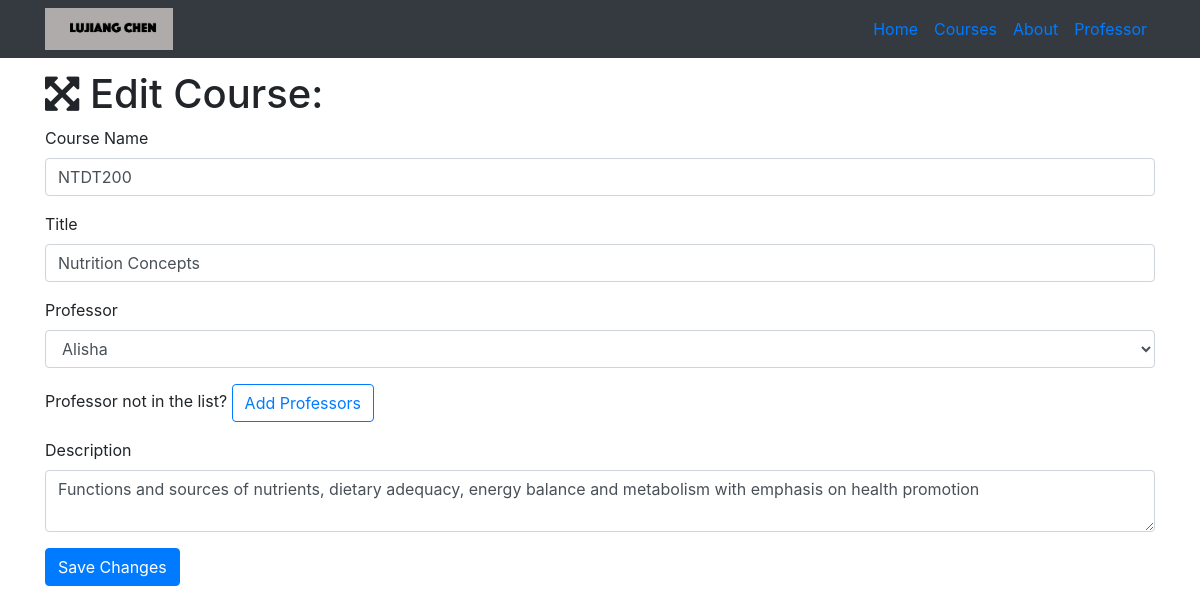
Before: /course/edit/3 with the older database file.
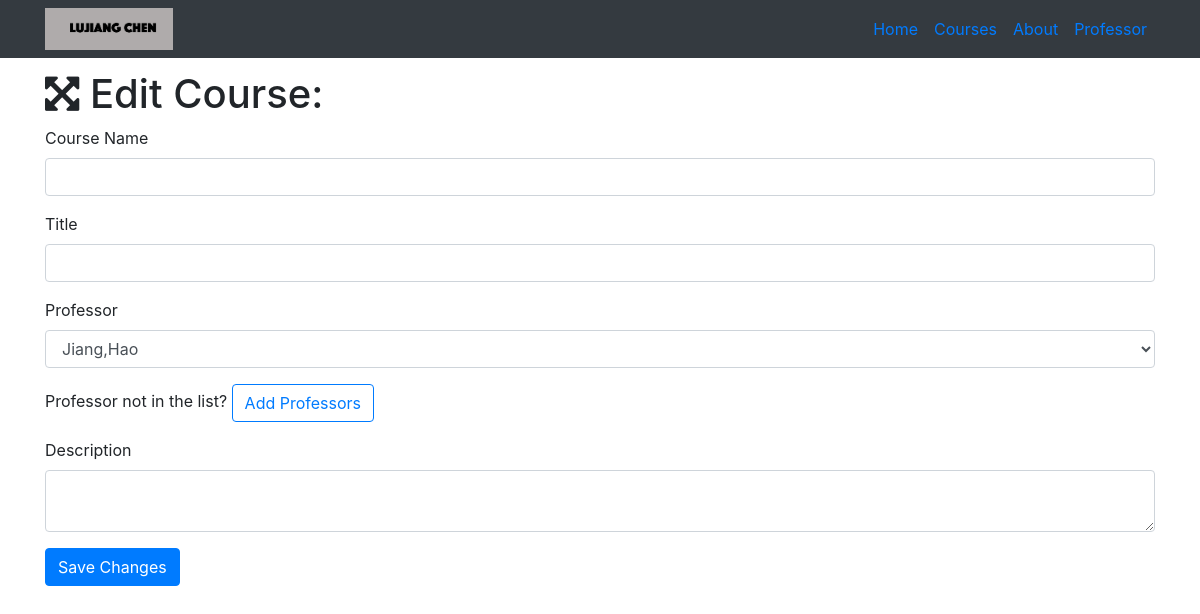
After: the same page with the newer database file.
### resume.py (models this page shows)
class Course(db.Model):
    __tablename__ = 'courses'
    id = db.Column(db.Integer, primary_key=True)
    number = db.Column(db.String(60))
    title = db.Column(db.String(256))
    description = db.Column(db.Text)
    professor_id = db.Column(db.Integer, db.ForeignKey('professors.id'))

### resume.py (the view, shortened to what this page needs)
@app.route('/course/edit/<int:id>', methods=['GET', 'POST'])
def edit_course(id):
    course = Course.query.filter_by(id=id).first()
    professors = Professor.query.all()
    if request.method == 'GET':
        return render_template('course-edit.html', course=course, professors=professors)

### templates/course-edit.html (shortened to what this page needs)
{% extends "home-base.html"%}
{% block page_content%}
  <div class="container">
    <h1><i class="fa fa-arrows-alt" aria-hidden="true"></i> Edit Course:</h1>
    <form action="/course/edit/{{course.id}}" method="post">
      <div class="form-group">
        <label>Course Name</label>
        <input class="form-control" type="text" name="number" value="{{course.number}}" required="true">
      </div>
      <div class="form-group">
        <label>Title</label>
        <input class="form-control" type="text" name="title" value="{{course.title}}" required="true">
      </div>
      <div class="form-group">
        <label>Professor</label>
        <select class="form-control" name="professor">
          {% for professor in professors %}
            {% if professor == course.professor %}
              <option selected="selected">{{professor.name}}</option>
            {% else %}
              <option>{{professor.name}}</option>
            {% endif %}
          {% endfor %}
        </select>
      </div>
      <div class="form-group">
        Professor not in the list? <a href="/professor/add" class="btn btn-outline-primary" role="button" aria-disabled="true">Add Professors</a>
      </div>
      <div class="form-group">
        <label>Description</label>
        <textarea class="form-control" name="description" required="true">{{course.description}}</textarea>
      </div>
      <button type="submit" class="btn btn-primary">Save Changes</button>
    </form>
  </div>
{% endblock%}

Changed rows visible on the page:
removed Course: number "NTDT200", title "Nutrition Concepts", description "Functions and sources of nutrients, dietary adequacy, energy balance and metabolism with emphasis on health promotion"
Other visible differences:
form field professor: "Alisha" → "Jiang,Hao"
